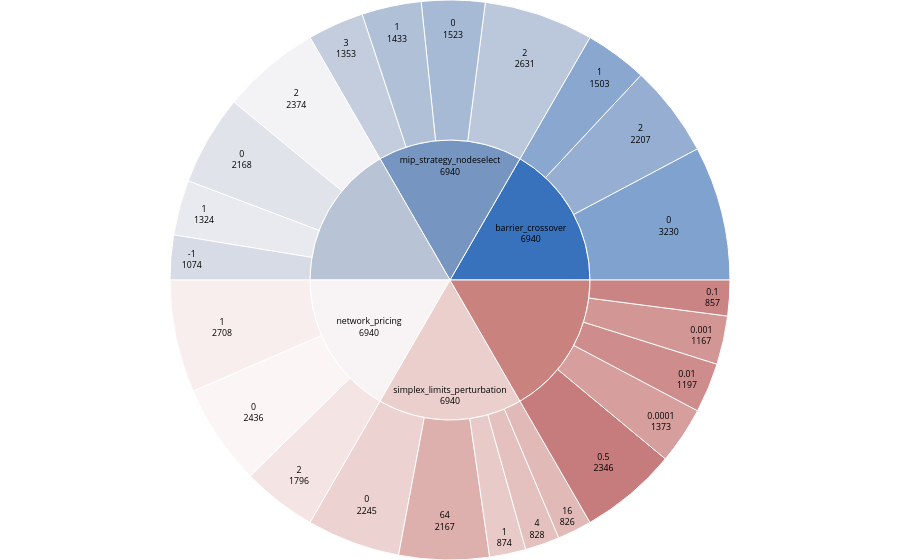

Here is the notebook cell this chart was saved with:
### Markdown cell above
#### function param_sunburst

The plot produced by `Sunburst` from model **plotly.graph_objects** can create a pie plot that displays the values of all configurations sampled during the configuration process. This plot can be useful to display the tendencies in the sampling in a simple format. By default, the plot randomly selects 6 parameters for all sampled configurations. 

Here, numerical parameters domains are discretized to be shown in the plot. The size of each parameter value in the plot is dependent of the argument `textinfo`, which could be the count value (**value**) or percentage (**'percent root', 'percent entry', 'percent parent'**) of configurations having that value in the configurations.

You can use the `palette` argument to color the plot. You can do this with the `param_sunburst` method:

### Code cell
cplot.param_sunburst(data=results2, options=options2)

### Figure 1 — Plotly figure (JSON) as saved in the notebook; plotly's stock layout.template omitted (floating-point values rounded to 4 significant figures)
{"data": [{"branchvalues": "total", "count": "branches", "ids": ["barrier_crossover", "barrier_crossover/0", "barrier_crossover/1", "barrier_crossover/2", "mip_strategy_nodeselect", "mip_strategy_nodeselect/0", "mip_strategy_nodeselect/1", "mip_strategy_nodeselect/2", "mip_strategy_nodeselect/3", "mip_strategy_presolvenode", "mip_strategy_presolvenode/-1", "mip_strategy_presolvenode/0", "mip_strategy_presolvenode/1", "mip_strategy_presolvenode/2", "network_pricing", "network_pricing/0", "network_pricing/1", "network_pricing/2", "simplex_limits_perturbation", "simplex_limits_perturbation/0", "simplex_limits_perturbation/1", "simplex_limits_perturbation/4", "simplex_limits_perturbation/16", "simplex_limits_perturbation/64", "simplex_tolerances_markowitz", "simplex_tolerances_markowitz/0.0001", "simplex_tolerances_markowitz/0.001", "simplex_tolerances_markowitz/0.01", "simplex_tolerances_markowitz/0.1", "simplex_tolerances_markowitz/0.5"], "insidetextfont": {"color": "black", "size": 12}, "insidetextorientation": "horizontal", "labels": ["barrier_crossover", "0", "1", "2", "mip_strategy_nodeselect", "0", "1", "2", "3", "mip_strategy_presolvenode", "-1", "0", "1", "2", "network_pricing", "0", "1", "2", "simplex_limits_perturbation", "0", "1", "4", "16", "64", "simplex_tolerances_markowitz", "0.0001", "0.001", "0.01", "0.1", "0.5"], "marker": {"colors": ["#3972bc", "#4a7bbc", "#5983bd", "#698cbe", "#7695c1", "#839dc4", "#90a6c7", "#9fb0cc", "#abb9d0", "#b8c3d5", "#c5cddb", "#d4d8e2", "#e1e2e9", "#eeedf0", "#f8f4f5", "#faf3f2", "#f6e8e7", "#f0dbda", "#eacfcd", "#e4c0be", "#dfb4b2", "#daa8a5", "#d59c99", "#cf8e8b", "#ca827f", "#c57674", "#c06a68", "#ba5d5c", "#b55151", "#af4446"]}, "maxdepth": 3, "outsidetextfont": {"size": 12}, "parents": ["", "barrier_crossover", "barrier_crossover", "barrier_crossover", "", "mip_strategy_nodeselect", "mip_strategy_nodeselect", "mip_strategy_nodeselect", "mip_strategy_nodeselect", "", "mip_strategy_presolvenode", "mip_strategy_presolvenode", "mip_strategy_presolvenode", "mip_strategy_presolvenode", "", "network_pricing", "network_pricing", "network_pricing", "", "simplex_limits_perturbation", "simplex_limits_perturbation", "simplex_limits_perturbation", "simplex_limits_perturbation", "simplex_limits_perturbation", "", "simplex_tolerances_markowitz", "simplex_tolerances_markowitz", "simplex_tolerances_markowitz", "simplex_tolerances_markowitz", "simplex_tolerances_markowitz"], "textinfo": "label+value", "type": "sunburst", "values": [6940, 3230, 1503, 2207, 6940, 1523, 1433, 2631, 1353, 6940, 1074, 2168, 1324, 2374, 6940, 2436, 2708, 1796, 6940, 2245, 874, 828, 826, 2167, 6940, 1373, 1167, 1197, 857, 2346]}], "layout": {"autosize": true, "margin": {"b": 0, "l": 0, "r": 0, "t": 0}, "uniformtext": {"minsize": 8, "mode": "hide"}}}
